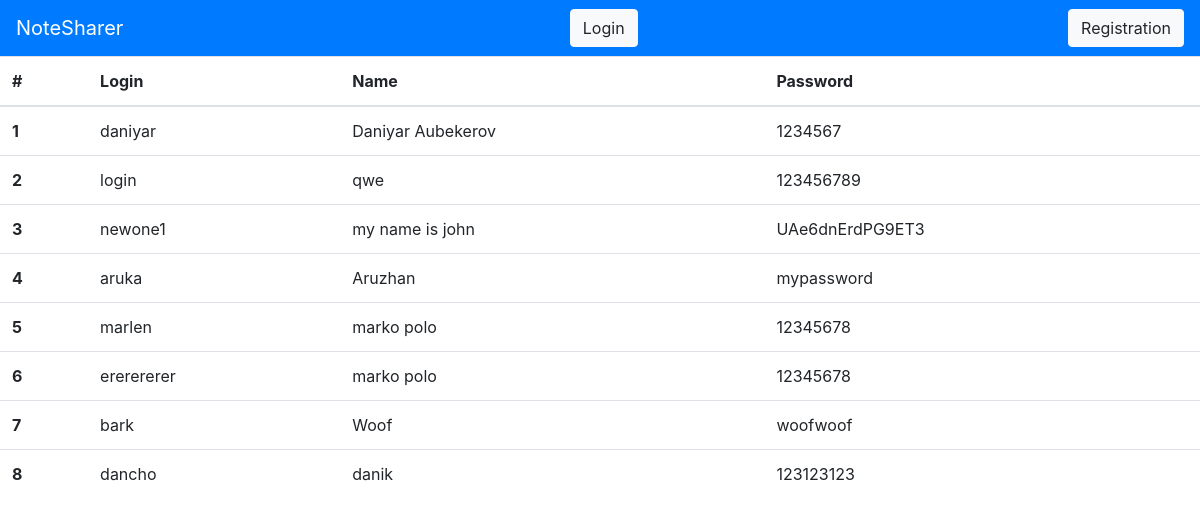
/users/all, run on the app's committed database.
### tables this page shows
CREATE TABLE 'accounts' (
'id' INTEGER PRIMARY KEY,
'login' VARCHAR(255),
'password' VARCHAR(255),
'name' VARCHAR(255)
);

### app.py (the view)
@app.route('/users/all')
def all_users():
    context = dict()
    db_connection = sqlite3.connect('database.db')
    cursor = db_connection.cursor()
    cursor.execute('SELECT * FROM accounts;')
    users = cursor.fetchall()
    cursor.close()
    context['users'] = users
    return render_template('all_users.html', context = context)

### templates/all_users.html (shortened to what this page needs)
{% extends 'base.html' %}
{% block body %}
    <table class="table">
        <thead>
            <tr>
            <th scope="col">#</th>
            <th scope="col">Login</th>
            <th scope="col">Name</th>
            <th scope="col">Password</th>
            </tr>
        </thead>
        <tbody>
            {% for user in context['users'] %}
                <tr>
                    <th scope="row">{{user[0]}}</th>
                    <td>{{user[1]}}</td>
                    <td>{{user[3]}}</td>
                    <td>{{user[2]}}</td>
                </tr>
            {% endfor %}
        </tbody>
    </table>
{% endblock %}

### data on the page
accounts: id "1", login "daniyar", name "Daniyar Aubekerov", password "1234567"
accounts: id "2", login "login", name "qwe", password "123456789"
accounts: id "3", login "newone1", name "my name is john", password "UAe6dnErdPG9ET3"
accounts: id "4", login "aruka", name "Aruzhan", password "mypassword"
accounts: id "5", login "marlen", name "marko polo", password "12345678"
accounts: id "6", login "ererererer", name "marko polo", password "12345678"
accounts: id "7", login "bark", name "Woof", password "woofwoof"
accounts: id "8", login "dancho", name "danik", password "123123123"
